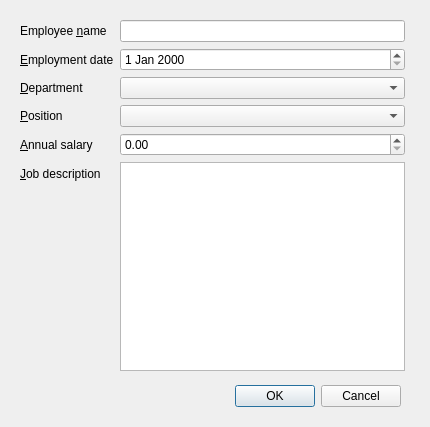
<?xml version="1.0" encoding="UTF-8"?>
<ui version="4.0">
 <class>Dialog</class>
 <widget class="QDialog" name="Dialog">
  <property name="geometry">
   <rect>
    <x>0</x>
    <y>0</y>
    <width>430</width>
    <height>427</height>
   </rect>
  </property>
  <property name="windowTitle">
   <string>Dialog</string>
  </property>
  <widget class="QDialogButtonBox" name="buttonBox">
   <property name="geometry">
    <rect>
     <x>60</x>
     <y>380</y>
     <width>341</width>
     <height>32</height>
    </rect>
   </property>
   <property name="orientation">
    <enum>Qt::Horizontal</enum>
   </property>
   <property name="standardButtons">
    <set>QDialogButtonBox::Cancel|QDialogButtonBox::Ok</set>
   </property>
  </widget>
  <widget class="QWidget" name="layoutWidget">
   <property name="geometry">
    <rect>
     <x>20</x>
     <y>20</y>
     <width>385</width>
     <height>351</height>
    </rect>
   </property>
   <layout class="QFormLayout" name="formLayout">
    <item row="0" column="0">
     <widget class="QLabel" name="label">
      <property name="text">
       <string>Employee &amp;name</string>
      </property>
      <property name="buddy">
       <cstring>lineEdit</cstring>
      </property>
     </widget>
    </item>
    <item row="0" column="1">
     <widget class="QLineEdit" name="lineEdit"/>
    </item>
    <item row="1" column="0">
     <widget class="QLabel" name="label_2">
      <property name="text">
       <string>&amp;Employment date</string>
      </property>
      <property name="buddy">
       <cstring>dateEdit</cstring>
      </property>
     </widget>
    </item>
    <item row="1" column="1">
     <widget class="QDateEdit" name="dateEdit"/>
    </item>
    <item row="2" column="0">
     <widget class="QLabel" name="label_3">
      <property name="text">
       <string>&amp;Department</string>
      </property>
      <property name="buddy">
       <cstring>comboBox</cstring>
      </property>
     </widget>
    </item>
    <item row="2" column="1">
     <widget class="QComboBox" name="comboBox"/>
    </item>
    <item row="3" column="0">
     <widget class="QLabel" name="label_4">
      <property name="text">
       <string>&amp;Position</string>
      </property>
      <property name="buddy">
       <cstring>comboBox_2</cstring>
      </property>
     </widget>
    </item>
    <item row="3" column="1">
     <widget class="QComboBox" name="comboBox_2"/>
    </item>
    <item row="4" column="0">
     <widget class="QLabel" name="label_6">
      <property name="text">
       <string>&amp;Annual salary</string>
      </property>
      <property name="buddy">
       <cstring>doubleSpinBox</cstring>
      </property>
     </widget>
    </item>
    <item row="4" column="1">
     <widget class="QDoubleSpinBox" name="doubleSpinBox"/>
    </item>
    <item row="5" column="0">
     <widget class="QLabel" name="label_5">
      <property name="text">
       <string>&amp;Job description</string>
      </property>
      <property name="buddy">
       <cstring>textEdit</cstring>
      </property>
     </widget>
    </item>
    <item row="5" column="1">
     <widget class="QTextEdit" name="textEdit"/>
    </item>
   </layout>
  </widget>
 </widget>
 <tabstops>
  <tabstop>lineEdit</tabstop>
  <tabstop>dateEdit</tabstop>
  <tabstop>comboBox</tabstop>
  <tabstop>comboBox_2</tabstop>
  <tabstop>doubleSpinBox</tabstop>
  <tabstop>textEdit</tabstop>
 </tabstops>
 <resources/>
 <connections>
  <connection>
   <sender>buttonBox</sender>
   <signal>accepted()</signal>
   <receiver>Dialog</receiver>
   <slot>accept()</slot>
   <hints>
    <hint type="sourcelabel">
     <x>248</x>
     <y>254</y>
    </hint>
    <hint type="destinationlabel">
     <x>157</x>
     <y>274</y>
    </hint>
   </hints>
  </connection>
  <connection>
   <sender>buttonBox</sender>
   <signal>rejected()</signal>
   <receiver>Dialog</receiver>
   <slot>reject()</slot>
   <hints>
    <hint type="sourcelabel">
     <x>316</x>
     <y>260</y>
    </hint>
    <hint type="destinationlabel">
     <x>286</x>
     <y>274</y>
    </hint>
   </hints>
  </connection>
 </connections>
</ui>
